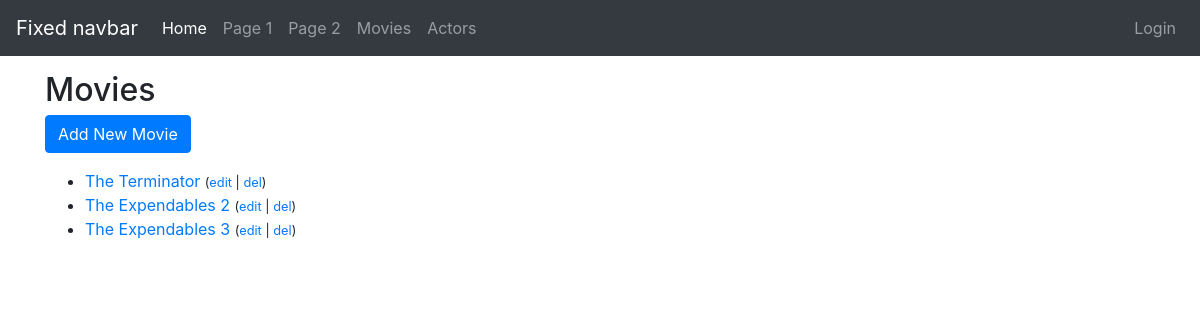
Page /movie-app/movies on the committed database.
### movieapp/models.py (models this page shows, shortened)
class Movie(models.Model):
    title = models.CharField(max_length=30)
    year = models.IntegerField()
    actors = models.ManyToManyField(Actor, through='Cast')
    def get_absolute_url(self):
        return reverse('movie_detail', args=[str(self.id)])

### movieapp/views.py (the view)
class MovieList(ListView):
    model = Movie
    context_object_name = 'movie_list'  # changes the name of default object_list name used in templates

### movieapp/templates/movieapp/movie_list.html (shortened to what this page needs)
{% extends "mysite/base.html" %}
{% block content %}
    <h2>Movies</h2>
    <p><a class="btn btn-primary" href="{% url 'movie_create' %}">Add New Movie</a></p>
    <ul>
        {% for movie in movie_list %}
            <li>
                <a href="{{ movie.get_absolute_url }}">{{ movie.title }}</a>
                <small>(<a href="{% url 'movie_update' pk=movie.id %}">edit</a> |
                    <a href="{% url 'movie_delete' pk=movie.id %}">del</a>)</small>
            </li>
        {% endfor %}
    </ul>
{% endblock %}

### static/css/styles.css (style rules this page uses)
body { min-height: 75rem; padding-top: 4.5rem; }

### rows in the picture
Movie: title "The Terminator"
Movie: title "The Expendables 2"
Movie: title "The Expendables 3"
